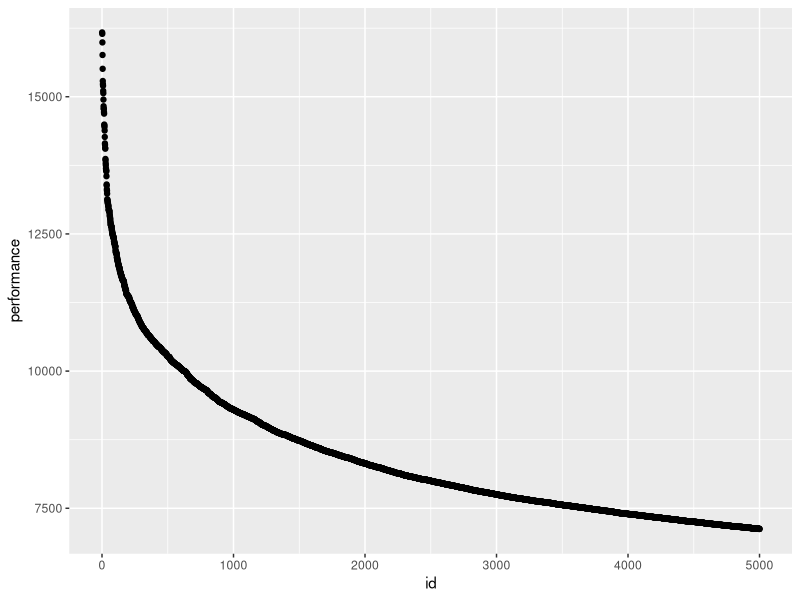
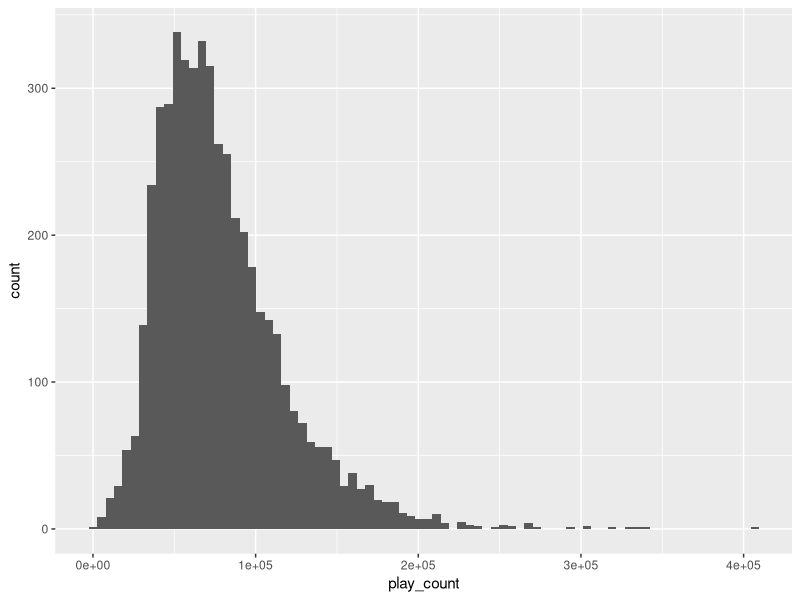
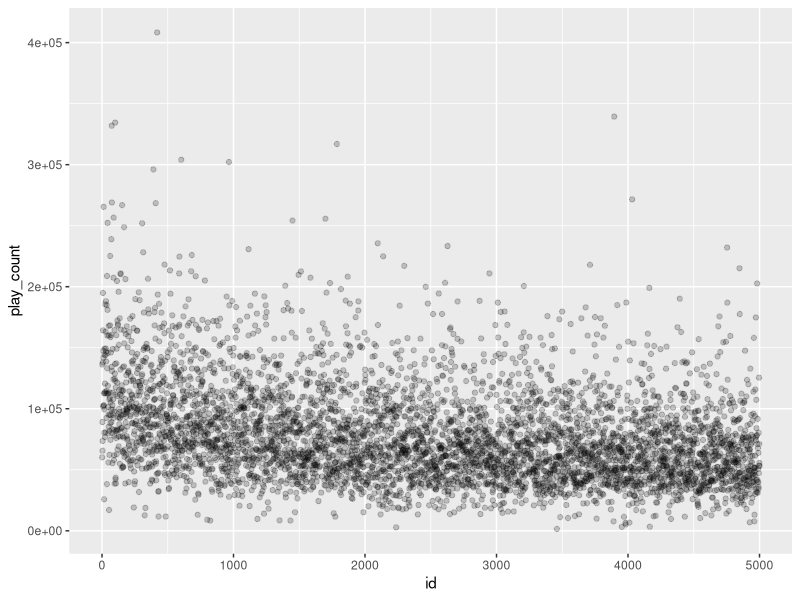
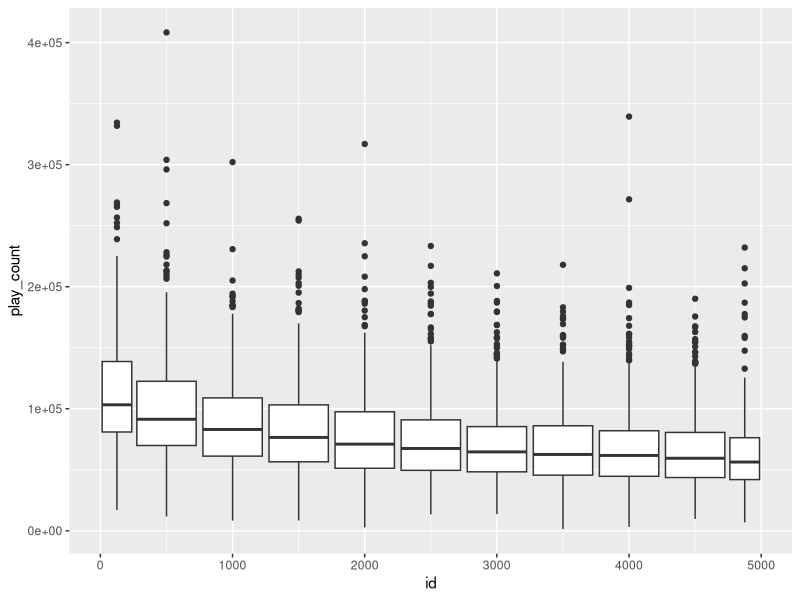
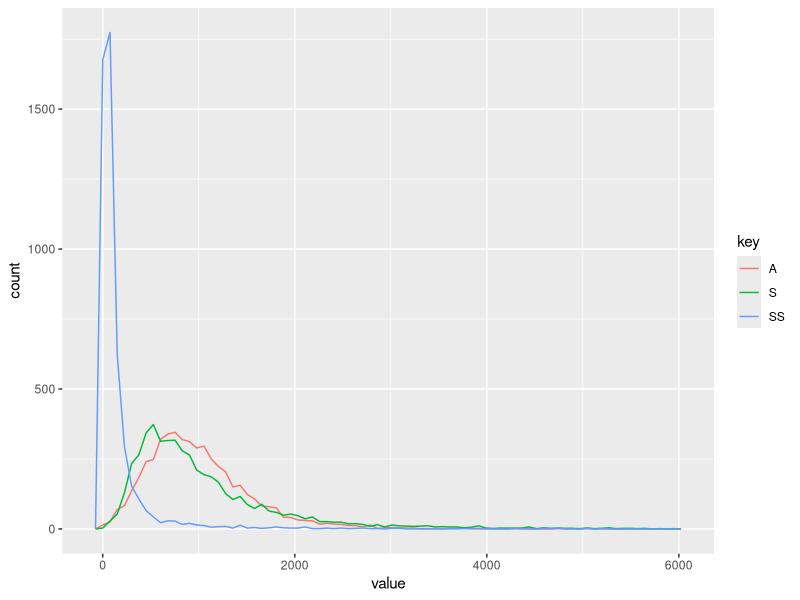
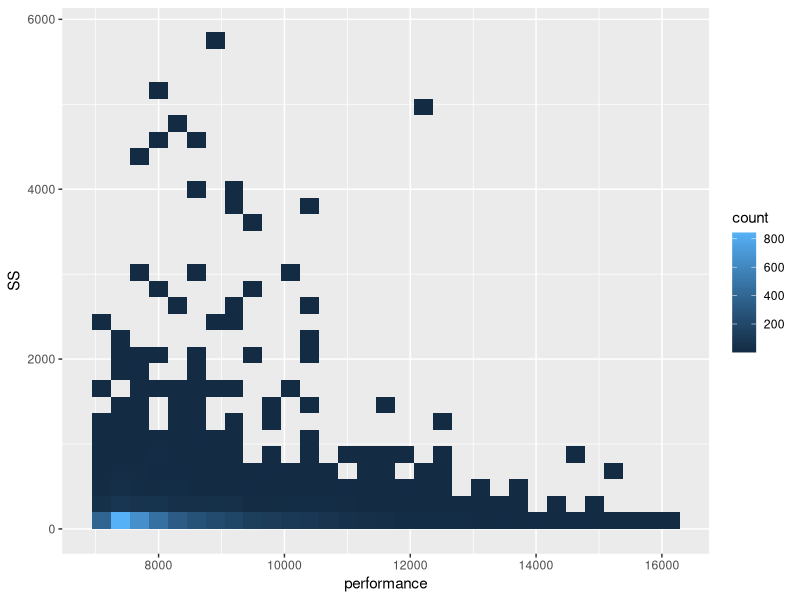
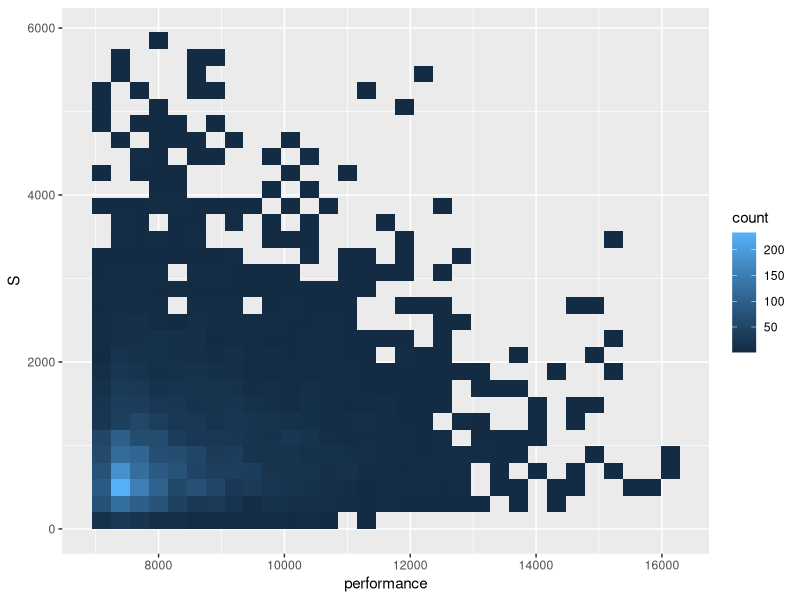
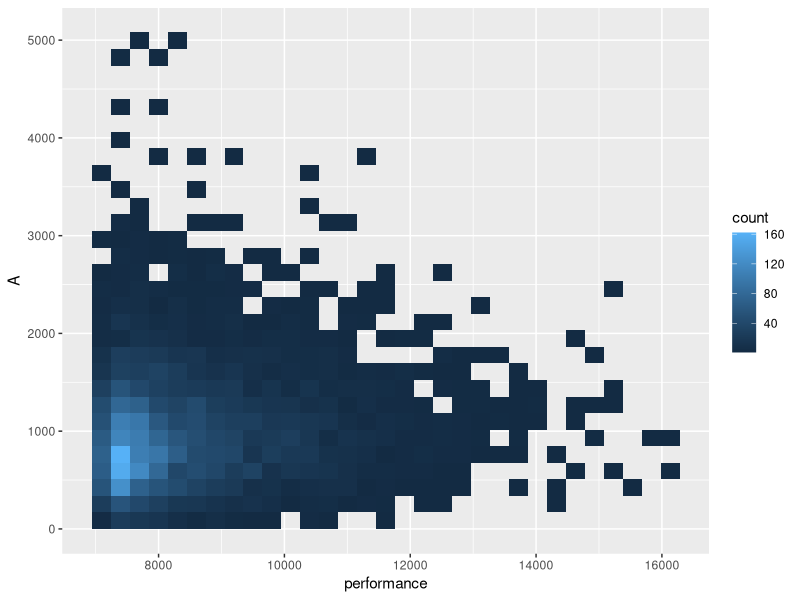

Recreate these plots in R, in order. (Note: this script raises an error after producing the figures.)
## ---- chunk 1
library(readr)
library(dplyr) # ignore the warning
library(tidyr)
library(ggplot2)
lables <- c("player_id","name","rank","performance","accuracy","play_count","SS","S","A")
Player <- read_csv("../datasets/Player.csv",col_names = lables) %>%
  select(performance,play_count,accuracy,SS,S,A)
head(Player)
## ---- chunk 2
# for some reason Player isn't sorted by performance yet. 
Player <- Player %>% 
  arrange(desc(performance)) %>%
  mutate(
    id = 1:nrow(Player) # which is bascially a player's rank based on performance rating
      )
ggplot(data = Player) +
  geom_point(mapping = aes(x= id, y=performance))
## ---- chunk 3
ggplot(data = Player) + 
  geom_histogram(mapping = aes(x = play_count),bins = 80)
## ---- chunk 4
ggplot(data = Player) +
  geom_point(mapping = aes(x = id, y = play_count), alpha = 1/5)
## ---- chunk 5
Player %>%
  ggplot(mapping = aes(x = id, y = play_count, group = cut_width(id,500))) +
  geom_boxplot()
## ---- chunk 6
Player %>% 
  gather(key = key, value = value, -id, -performance, -play_count, -accuracy) %>%
  filter(value<6000) %>% # there are a handful of extreme values 
  ggplot(mapping = aes(x = value, color = key)) + 
  geom_freqpoly(bins = 80) 
## ---- chunk 7
Player %>%
  filter(SS<6000,S<6000,A<6000) %>%
  ggplot() +
  geom_bin2d(mapping = aes(x = performance, y = SS))

Player %>%
  filter(SS<6000,S<6000,A<6000) %>%
  ggplot() +
  geom_bin2d(mapping = aes(x = performance, y = S))

Player %>%
  filter(SS<6000,S<6000,A<6000) %>%
  ggplot() +
  geom_bin2d(mapping = aes(x = performance, y = A))
## ---- chunk 8
centered_player <- Player %>%
  mutate(
    play_count = (play_count-mean(play_count))/sqrt(var(play_count)),
    S = (S-mean(S))/sqrt(var(S)), # centering,
    SS = (SS-mean(SS))/sqrt(var(SS)), # centering
    A = (A - mean(A))/sqrt(var(A)), # centering
    accuracy = (accuracy - mean(accuracy))/sd(accuracy),
    performance = (performance - mean(performance))/sd(performance)
  ) %>%
  select(-id) # not accepting id
## ---- chunk 9
centered_player %>%
  gather(key = key, value = value) %>%
  ggplot(aes(x = key, y = value)) +
  geom_boxplot()
## ---- chunk 10
# function to help with repeated code
is_in_range <- function(obj) {
  between(obj,mean(obj)-4.75*sd(obj),mean(obj)+4.75*sd(obj))
}

#now filtering non-centered data
filtered_data <- Player %>%
  filter(
    is_in_range(S),
    is_in_range(SS),
    is_in_range(A),
    is_in_range(performance),
    is_in_range(accuracy)
  ) 

#now centering that filtered data (a bit redundant yes)
centered_filtered_data <- filtered_data %>%
  mutate(
    play_count = (play_count-mean(play_count))/sqrt(var(play_count)),
    S = (S-mean(S))/sqrt(var(S)), # centering,
    SS = (SS-mean(SS))/sqrt(var(SS)), # centering
    A = (A - mean(A))/sqrt(var(A)), # centering
    accuracy = (accuracy - mean(accuracy))/sd(accuracy),
    performance = (performance - mean(performance))/sd(performance)
  ) %>%
  select(performance,play_count,S,SS,A,accuracy)
## ---- chunk 11
prf_vec <- centered_filtered_data$performance
acc_vec <- centered_filtered_data$accuracy
s_vec  <- centered_filtered_data$S
ss_vec <- centered_filtered_data$SS
a_vec <- centered_filtered_data$A
pc_vec <- centered_filtered_data$play_count

M <- cbind(prf_vec,pc_vec,acc_vec,ss_vec,s_vec,a_vec)
CM <- cor(M)
CM[1,] # in particular, we want to look at how each variable correlates to performance. 
## ---- chunk 12
Player %>%
  ggplot(mapping = aes(x = id, y = accuracy, group = cut_width(id,500))) +
  geom_boxplot() 
Player %>%
  filter(between(accuracy,95,100)) %>% # for outliers
  ggplot(mapping = aes(x = accuracy)) +
  geom_freqpoly(bins = 50) 
  
## ---- chunk 13
# 1st experimental correlation in regards to performance, q = 0.34083772
ggplot(centered_filtered_data) +
  geom_point(aes(x = play_count, y = performance),alpha = 1/20) +
  geom_abline(slope = CM['pc_vec','prf_vec'],color = "red") +
  geom_abline() # for reference

# 2nd experimental correlation in regards to performance, q = 0.14758904
ggplot(centered_filtered_data) +
  geom_point(aes(x = S, y = performance),alpha = 1/20) +
  geom_abline(slope = CM['s_vec','prf_vec'],color = "red")

# last experimental correlation in regards to performance, q = -0.06737515
ggplot(centered_filtered_data) +
  geom_point(aes(x = accuracy, y = performance),alpha = 1/20) +
  geom_abline(slope = CM['acc_vec','prf_vec'],color = "red") 

## ---- chunk 14
model1 <- lm(play_count ~ performance, data = Player) # basic linear model

ggplot(data = Player) +
  geom_point(mapping = aes(x = performance, y = play_count), alpha = 1/10) +
  geom_abline(slope = 0,intercept = mean(Player$play_count), color = "red") +
  geom_abline(slope = model1$coefficients[2], intercept = -model1$coefficients[1], color = "blue")
## ---- chunk 15
model2 <- lm(performance ~ play_count + S + A, data = Player) # basic linear model
summary(model2)
plot(model2)
## ---- chunk 16
model2 <- lm(play_count ~ performance + S, data = Player) # basic linear model
model$coefficients
#ggplot(data = Player) +
#  geom_point(mapping = aes(x = performance, y = play_count), alpha = 1/10) +
#  geom_abline(slope = 0,intercept = mean(Player$play_count), color = "red") +
#  geom_abline(slope = model1$coefficients[2], intercept = -model1$coefficients[1], color = "blue")
## ---- chunk 17
df <- tibble(
  x = 1:20,
  y = 1.1*x+3
)
model3 <- lm(y ~ x, data = df)
model3$coefficients
